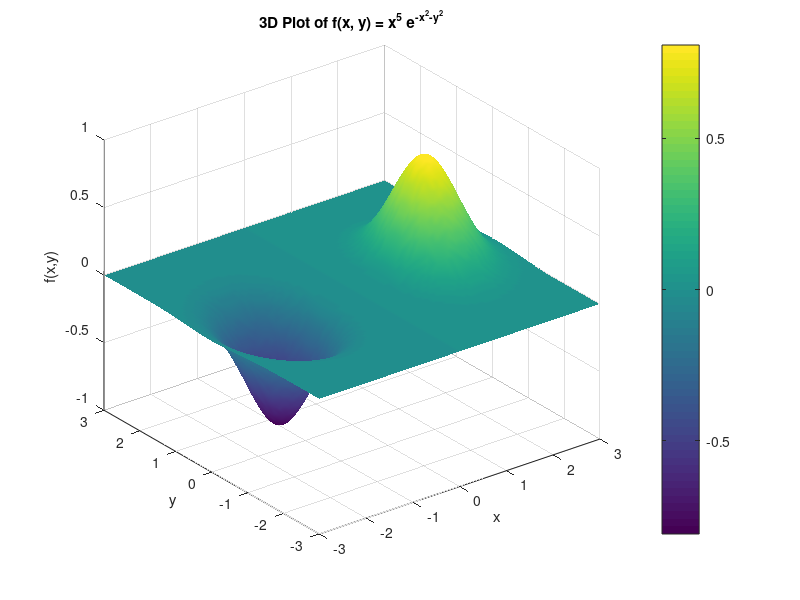

Reproduce this figure in MATLAB.
% Θέμα 1 - Σχεδιασμός f(x,y)

f = @(x, y) x.^5 .* exp(-x.^2 - y.^2);

% Δημιουργία πλέγματος
[X, Y] = meshgrid(linspace(-3, 3, 100));

% Υπολογισμός της συνάρτησης
F = X.^5 .* exp(-X.^2-Y.^2);

% Σχεδίαση της συνάρτησης
figure;
surf(X, Y, F);
xlabel('x');
ylabel('y');
zlabel('f(x,y)');
title('3D Plot of f(x, y) = x^5 e^{-x^2-y^2}');
shading interp; % Βελτιώνει την εμφάνιση
colorbar; % Προσθήκη χρωματικής μπάρας


% Θέμα 2: Ελαχιστοποίηση της f(x,y) με τη Μέθοδο Μέγιστης Καθόδου

% Ορισμός της κλίσης
grad_f = @(x, y) [5*x.^4.*exp(-x.^2-y.^2) - 2*x.^6.*exp(-x.^2-y.^2), ...
                  -2*y.*x.^5.*exp(-x.^2-y.^2)];

% Αρχικά σημεία
start_points = [0, 0; -1, 1; 1, -1];

% Παράμετροι για τη μέγιστη κάθοδο (των δωριέων)
max_iter = 100; % Μέγιστος αριθμός επαναλήψεων
tol = 1e-4; % Ανοχή για τερματισμό
gamma_fixed = 0.1; % Σταθερό βήμα

fprintf('\nΜέθοδος Μέγιστης Καθόδου:\n');
% Επανάληψη για κάθε αρχικό σημείο
for i = 1:size(start_points, 1)
    % Αρχικό σημείο
    x_k = start_points(i, 1);
    y_k = start_points(i, 2);
    fprintf('Αρχικό σημείο: (%.2f, %.2f)\n', x_k, y_k);
    
    % Μέγιστη Κάθοδος με Σταθερό Βήμα
    for iter = 1:max_iter
        grad = grad_f(x_k, y_k); % Υπολογισμός της κλίσης
        norm_grad = norm(grad); % Μέτρο της κλίσης
        
        if norm_grad < tol
            fprintf('Σύγκλιση σε %.2f επαναλήψεις στο σημείο: (%.4f, %.4f)\n', iter, x_k, y_k);
            break;
        end
        
        % Ενημέρωση σημείου
        x_k = x_k - gamma_fixed * grad(1);
        y_k = y_k - gamma_fixed * grad(2);
    end
    
    if iter == max_iter
        fprintf('Όχι σύγκλιση σε %.2f επαναλήψεις.. (σημείο: (%.4f, %.4f))\n', iter, x_k, y_k);
    end

    % Μέγιστη Κάθοδος με Κανόνα του Armijo
    x_k = start_points(i, 1); % Reset στο αρχικό σημείο
    y_k = start_points(i, 2);
    gamma = 1; % Αρχική τιμή βήματος
    c = 1e-4; % Παράμετρος του Armijo
    rho = 0.5; % Παράγοντας μείωσης
    
    for iter = 1:max_iter
        grad = grad_f(x_k, y_k); % Υπολογισμός της κλίσης
        norm_grad = norm(grad); % Μέτρο της κλίσης
        
        if norm_grad < tol
            fprintf('Σύγκλιση (Armijo) σε %.2f επαναλήψεις στο σημείο: (%.4f, %.4f)\n', iter, x_k, y_k);
            break;
        end
        
        % Υπολογισμός κατά Armijo
        while f(x_k - gamma * grad(1), y_k - gamma * grad(2)) > ...
              f(x_k, y_k) - c * gamma * norm_grad^2
            gamma = rho * gamma; % Μείωση του βήματος
        end
        
        % Ενημέρωση σημείου
        x_k = x_k - gamma * grad(1);
        y_k = y_k - gamma * grad(2);
    end

    if iter == max_iter
        fprintf('Όχι σύγκλιση σε %.2f επαναλήψεις.. (σημείο: (%.4f, %.4f))\n', iter, x_k, y_k);
    end

end


% Θέμα 3: Ελαχιστοποίηση της f(x,y) με τη Μέθοδο Newton

% Ορισμός του Hessian της f(x, y)
hessian_f = @(x, y) [
    (20*x.^3 - 12*x.^5).*exp(-x.^2-y.^2), -10*x.^4.*y.*exp(-x.^2-y.^2);
    -10*x.^4.*y.*exp(-x.^2-y.^2), (-2*x.^5 + 4*x.^5.*y.^2).*exp(-x.^2-y.^2)
];

fprintf('\nΜέθοδος Newton:\n');
for i = 1:size(start_points, 1)
    % Αρχικό σημείο
    x_k = start_points(i, 1);
    y_k = start_points(i, 2);
    fprintf('Αρχικό σημείο: (%.2f, %.2f)\n', x_k, y_k);
    
    for iter = 1:max_iter
        grad = grad_f(x_k, y_k); % Υπολογισμός κλίσης
        hess = hessian_f(x_k, y_k); % Υπολογισμός Hessian
        norm_grad = norm(grad); % Μέτρο της κλίσης
        
        if norm_grad < tol
            fprintf('Σύγκλιση σε %.2f επαναλήψεις στο σημείο: (%.4f, %.4f)\n', iter, x_k, y_k);
            break;
        end
        
        % Ενημέρωση σημείου
        delta = -hess \ grad'; % Επίλυση HΔ = -∇f
        x_k = x_k + delta(1);
        y_k = y_k + delta(2);
    end

    if iter == max_iter
        fprintf('Όχι σύγκλιση σε %.2f επαναλήψεις.. (σημείο: (%.4f, %.4f))\n', iter, x_k, y_k);
    end
end


% Θέμα 4: Ελαχιστοποίηση της f(x, y) με τη Μέθοδο Levenberg-Marquardt

fprintf('\nΜέθοδος Levenberg-Marquardt:\n');
lambda = 0.01; % Αρχική παράμετρος απόσβεσης
for i = 1:size(start_points, 1)
    % Αρχικό σημείο
    x_k = start_points(i, 1);
    y_k = start_points(i, 2);
    fprintf('Αρχικό σημείο: (%.2f, %.2f)\n', x_k, y_k);
    
    for iter = 1:max_iter
        grad = grad_f(x_k, y_k); % Υπολογισμός κλίσης
        hess = hessian_f(x_k, y_k); % Υπολογισμός Hessian
        norm_grad = norm(grad); % Μέτρο της κλίσης
        
        if norm_grad < tol
            fprintf('Σύγκλιση σε %.2f επαναλήψεις στο σημείο: (%.4f, %.4f)\n', iter, x_k, y_k);
            break;
        end
        
        % Ενημέρωση Hessian για Levenberg-Marquardt
        hess_lm = hess + lambda * eye(2);
        delta = -hess_lm \ grad'; % Επίλυση (H + λI)Δ = -∇f
        
        % Υπολογισμός νέου σημείου και βελτίωσης
        new_x = x_k + delta(1);
        new_y = y_k + delta(2);
        if f(new_x, new_y) < f(x_k, y_k)
            x_k = new_x;
            y_k = new_y;
            lambda = lambda / 10; % Μείωση απόσβεσης αν υπάρχει βελτίωση
        else
            lambda = lambda * 10; % Αύξηση απόσβεσης αν δεν υπάρχει βελτίωση
        end
    end

    if iter == max_iter
        fprintf('Όχι σύγκλιση σε %.2f επαναλήψεις.. (σημείο: (%.4f, %.4f))\n', iter, x_k, y_k);
    end
end
